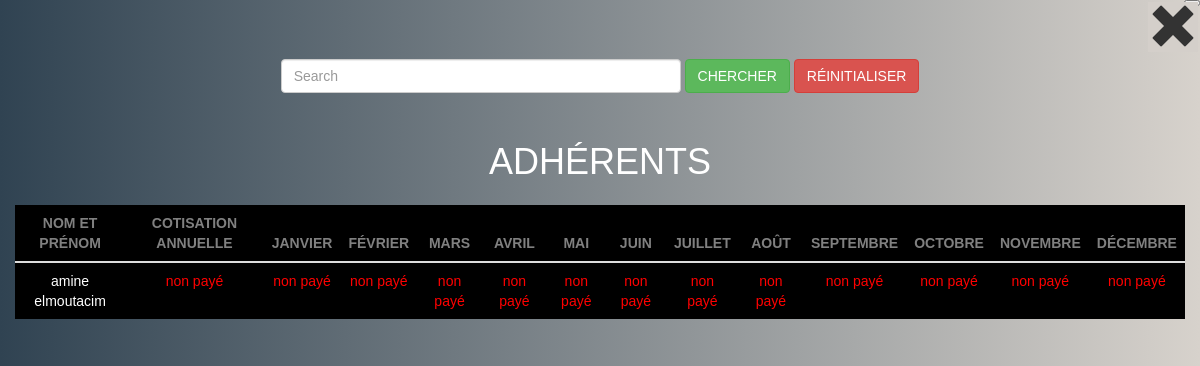
/paiement_proprietaire.php (signed in), run on the app's committed database.
### tables this page shows
CREATE TABLE `owners_payment` (
  `owner_code` varchar(20) NOT NULL,
  `cotisation` varchar(10) NOT NULL DEFAULT 'non payé',
  `janvier` varchar(10) NOT NULL DEFAULT 'non payé',
  `février` varchar(10) NOT NULL DEFAULT 'non payé',
  `mars` varchar(10) NOT NULL DEFAULT 'non payé',
  `avril` varchar(10) NOT NULL DEFAULT 'non payé',
  `mai` varchar(10) NOT NULL DEFAULT 'non payé',
  `juin` varchar(10) NOT NULL DEFAULT 'non payé',
  `juillet` varchar(10) NOT NULL DEFAULT 'non payé',
  `août` varchar(10) NOT NULL DEFAULT 'non payé',
  `septembre` varchar(10) NOT NULL DEFAULT 'non payé',
  `octobre` varchar(10) NOT NULL DEFAULT 'non payé',
  `novembre` varchar(10) NOT NULL DEFAULT 'non payé',
  `decembre` varchar(10) NOT NULL DEFAULT 'non payé'
);

CREATE TABLE `owners` (
  `owner_code` varchar(20) NOT NULL,
  `nom` varchar(15) NOT NULL,
  `prenom` varchar(15) NOT NULL,
  `date_naissance` date NOT NULL,
  `adresse` text NOT NULL,
  `telephone` varchar(12) NOT NULL,
  `date_inscription` date NOT NULL,
  `description` text,
  `code_frere` text
);

### paiement_proprietaire.php (the view, shortened to what this page needs)
<?php
try {
 $connect = connection();
      $request = $connect->prepare('SELECT nom,prenom,cotisation,janvier,février,mars,avril,mai,juin,juillet,août,septembre,octobre,novembre,decembre FROM owners a , owners_payment ad WHERE a.owner_code = ad.owner_code');
      $request->execute();
}
    catch (Exception $e) {
      $e->getMessage();
      }
?>
<!DOCTYPE html>
<html lang="en">
<head>
  <link rel="stylesheet" href="https://maxcdn.bootstrapcdn.com/bootstrap/3.4.1/css/bootstrap.min.css">
</head>
<body>
<div id="id01" class="modal">
<nav class="navbar text-center">
  <div class="container-fluid" >
     <form class="navbar-form " action="<?php $_SERVER['PHP_SELF'] ?>" method="GET">
      <div class="form-group">
        <input type="text" class="form-control" placeholder="Search" name="search" style="width: 400px;">
      </div>
      <button type="submit" class="btn btn-success " name="search_btn">CHERCHER</button>
      <button type="submit" class="btn  btn-danger" name="reset">RÉINITIALISER</button>
    </form>
  </div>
</nav>
    <div class="container-fluid text-center">
        <h1 id="title" >ADHÉRENTS</h1>
    <table class="table">
    <thead>
      <tr>
        <th>NOM ET PRÉNOM</th>
        <th>COTISATION ANNUELLE</th>
        <th>JANVIER</th>
        <th>FÉVRIER</th>
        <th>MARS</th>
        <th>AVRIL</th>
        <th>MAI</th>
        <th>JUIN</th>
        <th>JUILLET</th>
        <th>AOÛT</th>
        <th>SEPTEMBRE</th>
        <th>OCTOBRE</th>
        <th>NOVEMBRE</th>
        <th>DÉCEMBRE</th>
      </tr>
    </thead>
    <tbody>
        <?php
         while($data=$request->fetch() ){
             ?>
             <tr>
             <td> <a href="payment.php?nom=<?php echo $data['nom'];?>&prenom=<?php echo $data['prenom'];?>&type=proprietaire"><?php echo $data['nom'].' '.$data['prenom'];?> </a></td>        <td><?php echo $data['cotisation'];?></td>
        <td><?php echo $data['janvier'];?></td>
        <td><?php echo $data['février'];?></td>
        <td><?php echo $data['mars'];?></td>
        <td><?php echo $data['avril'];?></td>
        <td><?php echo $data['mai'];?></td>
        <td><?php echo $data['juin'];?></td>
        <td><?php echo $data['juillet'];?></td>
        <td><?php echo $data['août'];?></td>
        <td><?php echo $data['septembre'];?></td>
        <td><?php echo $data['octobre'];?></td>
        <td><?php echo $data['novembre'];?></td>
        <td><?php echo $data['decembre'];?></td>
         </tr>
     <?php
         }
        ?>
    </tbody>
  </table>
  <form action="<?php echo htmlspecialchars($_SERVER['PHP_SELF']); ?>" method="GET">
        <button name="close"  id="close"> <span class="glyphicon glyphicon-remove" style="font-size: 50px;background-color:rgb(212,207,202)"></span></button>
      </form>
      </div>
    </div>
</body>
</html>

### paiement_proprietaire.php (style rules this page uses)
body { font-family: Arial, Helvetica, sans-serif; background-color: #304352; background-color: -webkit-linear-gradient(to right, #304352, #d7d2cc); background-color: linear-gradient(to right, #304352, #d7d2cc); }
* { box-sizing: border-box; }
.glyphicon-remove,#close { position: absolute; top:0%; right: 0%; }
a { color: white; }
.modal { display:block; position: fixed; z-index: 1; left: 0; top: 0; align-items: center; width: 100%; height: 100%; overflow: auto; padding-top: 50px; background: #304352; background: -webkit-linear-gradient(to right, #304352, #d7d2cc); background: linear-gradient(to right, #304352, #d7d2cc); }
table { margin: 2% auto 15% auto; width: 90%; z-index: 9999; background-color: black; }
th { text-align: center; color: grey; }
tr { text-align: center; color:white; }
#title { color: white; }
.navbar { text-align: center; }

### data on the page
owners_payment: owner_code.nom "amine", owner_code.prenom "elmoutacim", cotisation "non payé", janvier "non payé", février "non payé", mars "non payé", avril "non payé", mai "non payé", juin "non payé", juillet "non payé", août "non payé", septembre "non payé", octobre "non payé", novembre "non payé", decembre "non payé"
